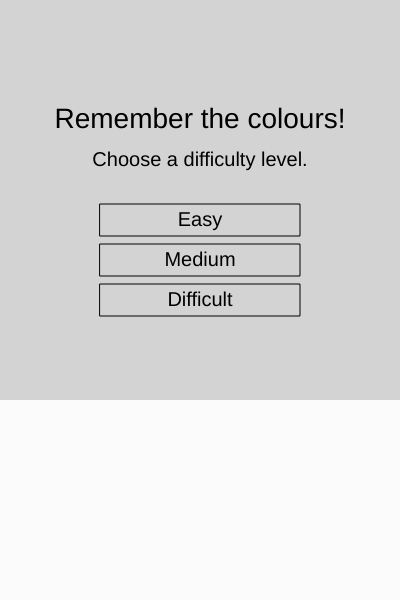
Frame 1 (no input)
Frame 60 (no input): identical to frame 1, image omitted
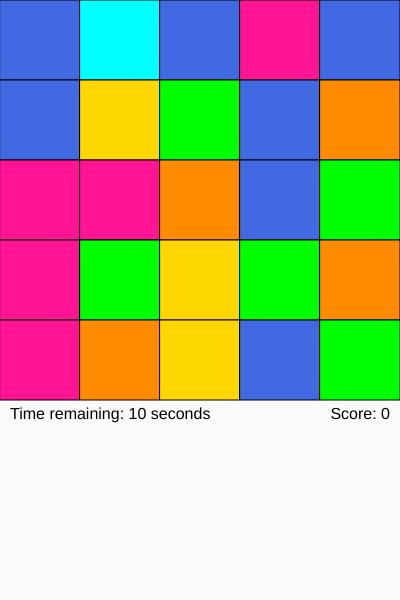
Frame 120 (the mouse pressed at the canvas centre since frame 60)

The p5.js sketch that drew these frames (run headless with seeded random() and noise() and a simulated clock; from frame 60 on, the mouse is pressed at the canvas centre):

// p5.js sketch
// ── sketch.js
const canvasX = 400;
const canvasY = 600;
const colours = ['deeppink', 'darkorange', 'gold' , 'lime', 'cyan', 'royalblue'];
const gameOver = 5;

let seconds, grids;
let timestamp, waiting, result, game, start, score, incorrect, chosen, optSize;
let restarted = 0;

function initialize() {
  timestamp = 0;
  waiting = false;
  result = null;
  game = [];
  start = false;
  score = 0;
  incorrect = 0;
  chosen = [];
  optSize = canvasX / (colours.length + 2);
}

function drawGrid(x, y, colour, strokeColour) {
  if (!strokeColour) strokeColour = 'black';
  stroke(strokeColour);
  fill(colour);
  square(x * (canvasX / grids), y * (canvasX / grids), canvasX / grids);
}

function drawInitial() {
    background('lightgrey');
    noStroke();
    fill('#fbfbfb');
    rect(0, canvasX, canvasX, canvasY - canvasX);
}

function setup() {
  initialize();
  createCanvas(canvasX, canvasY);
}

function draw() {
  if (start === false) {
    drawInitial();
    
    fill('black');
    textAlign(CENTER, CENTER);
    noStroke();
    
    textSize(28);
    text('Remember the colours!', canvasX / 2, canvasX * 0.3);
    
    textSize(20);
    text('Choose a difficulty level.', canvasX / 2, canvasX * 0.4);
    
    fill('lightgrey');
    stroke('black');
    
    rect(canvasX * 0.25, canvasX * 0.51, canvasX * 0.5, canvasX * 0.08);
    rect(canvasX * 0.25, canvasX * 0.61, canvasX * 0.5, canvasX * 0.08);
    rect(canvasX * 0.25, canvasX * 0.71, canvasX * 0.5, canvasX * 0.08);
    
    fill('black');
    noStroke();
    
    text('Easy', canvasX / 2, canvasX * 0.55);
    text('Medium', canvasX / 2, canvasX * 0.65);
    text('Difficult', canvasX / 2, canvasX * 0.75);
    
    if (Date.now() - restarted < 500) return;
    
    // Easter egg, y'know
    if (mouseIsPressed && mouseX > 338 && mouseX < 346 && mouseY > 126 && mouseY < 134) {
      seconds = 3;
      grids = 100;
      start = true;
      timestamp = Date.now();
      return;
    }
    
    if (mouseIsPressed && mouseX > canvasX * 0.25 && mouseX < canvasX * 0.75) {
      if (mouseY > canvasX * 0.51 && mouseY < canvasX * 0.59) {
        seconds = 5;
        grids = 3;
      }
      else if (mouseY > canvasX * 0.61 && mouseY < canvasX * 0.69) {
        seconds = 7;
        grids = 4;
      }   
      else if (mouseY > canvasX * 0.71 && mouseY < canvasX * 0.79) {
        seconds = 10;
        grids = 5;
      } else {
        return;
      }
      
      start = true;
      timestamp = Date.now();
    }
    
    return;
  }
  
  if (result === null && incorrect >= gameOver) {
    drawInitial();
    
    fill('black');
    textAlign();
    noStroke();
    
    textSize(28);
    text('Game over!', canvasX / 2, canvasX * 0.4);
    text(`Final score: ${score}`, canvasX / 2, canvasX * 0.5);
    
    textSize(18);
    text('Click anywhere to restart.', canvasX / 2, canvasX * 0.6);
    
    if (mouseIsPressed) {
      restarted = Date.now();
      initialize();
    }
    
    return;
  }
  
  if (waiting === true) {
    if (result !== null) {
      return;
    }
    
    background('lightgrey');
    
    if (chosen.length === 0) {
      chosen.push(Math.floor(Math.random() * grids));
      chosen.push(Math.floor(Math.random() * grids));
    }
    
    strokeWeight(2);
    drawGrid(chosen[0], chosen[1], 'lightgrey', 'red');
    strokeWeight(1);
    
    fill('#fbfbfb');
    noStroke();
    rect(0, canvasX, canvasX, canvasY - canvasX);
    
    fill('black');
    textSize(16);
    textAlign(CENTER, CENTER);
    text('What was the colour of the highlighted grid?', canvasX / 2, canvasX * 1.15);
    
    textAlign(RIGHT, CENTER);
    text(`Score: ${score}`, canvasX - 10, canvasX + 15);
    
    let i = 1;
    for (let colour of colours) {
      stroke('black');
      fill(colour);
      square(i * optSize, canvasX * 1.2, optSize);
      i++;
    }
    
    if (mouseIsPressed && mouseY > canvasX * 1.2 && mouseY < canvasX * 1.2 + optSize && mouseX > optSize && mouseX < 7 * optSize) {
      let mouse = mouseX - optSize;
      let answer = colours[Math.floor(mouse / optSize)];
      
      fill('red');
      textSize(28);
      textAlign(CENTER, CENTER);
      noStroke();
      
      if (game[chosen[0]][chosen[1]] === answer) {
        text('Correct! :)', canvasX / 2, canvasX * 1.4);
        score += 1;
        result = true;
      } else {
        text('Wrong! :(', canvasX / 2, canvasX * 1.4);
        incorrect += 1;
        result = false;
      }
      
      setTimeout(() => {
        result = null;
        waiting = false;
        game = [];
        chosen = [];
        timestamp = Date.now();
      }, 1000);
    }
    
    return;
  }
  
  if (game.length === 0) {
    for (let i = 0; i < grids; i++) {
      game.push([]);
      for (let j = 0; j < grids; j++) {
        let colour = colours[Math.floor(Math.random() * colours.length)];
        game[i].push(colour);
      }
    }
  }

  if (Date.now() - timestamp > seconds * 1000) {
    waiting = true;
    return;
  }
  
  drawInitial();
  
  game.forEach((i, x) => {
    i.forEach((j, y) => {
      drawGrid(x, y, j);
    });
  });

  fill('black');
  textSize(16);
  noStroke();
  
  textAlign(LEFT, CENTER);
  text(`Time remaining: ${seconds - Math.floor((Date.now() - timestamp) / 1000)} seconds`, 10, canvasX + 15);

  textAlign(RIGHT, CENTER);
  text(`Score: ${score}`, canvasX - 10, canvasX + 15);
}
